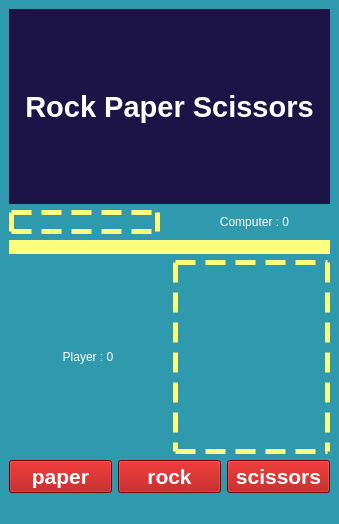
<?xml version="1.0" encoding="UTF-8"?>
<ui version="4.0">
 <class>MainWindow</class>
 <widget class="QMainWindow" name="MainWindow">
  <property name="geometry">
   <rect>
    <x>0</x>
    <y>0</y>
    <width>339</width>
    <height>524</height>
   </rect>
  </property>
  <property name="windowTitle">
   <string>MainWindow</string>
  </property>
  <property name="styleSheet">
   <string notr="true">background-color: rgb(47, 153, 174);</string>
  </property>
  <widget class="QWidget" name="centralwidget">
   <layout class="QGridLayout" name="gridLayout">
    <item row="3" column="0">
     <layout class="QHBoxLayout" name="layout_password_2">
      <item>
       <widget class="QLabel" name="lbl_player_score">
        <property name="sizePolicy">
         <sizepolicy hsizetype="Preferred" vsizetype="Fixed">
          <horstretch>0</horstretch>
          <verstretch>0</verstretch>
         </sizepolicy>
        </property>
        <property name="styleSheet">
         <string notr="true">font: 900 11pt &quot;Arial Black&quot;;
color: rgb(255, 255, 255);</string>
        </property>
        <property name="text">
         <string>Player : 0</string>
        </property>
        <property name="alignment">
         <set>Qt::AlignCenter</set>
        </property>
       </widget>
      </item>
      <item>
       <widget class="QLabel" name="lbl_user">
        <property name="styleSheet">
         <string notr="true">border-color: rgb(255, 255, 127);
border-style: dashed;
border-width: 5px;</string>
        </property>
        <property name="text">
         <string/>
        </property>
        <property name="alignment">
         <set>Qt::AlignCenter</set>
        </property>
       </widget>
      </item>
     </layout>
    </item>
    <item row="4" column="0">
     <layout class="QHBoxLayout" name="layout_password_3">
      <item>
       <widget class="QPushButton" name="btn_scissors">
        <property name="sizePolicy">
         <sizepolicy hsizetype="MinimumExpanding" vsizetype="Fixed">
          <horstretch>0</horstretch>
          <verstretch>0</verstretch>
         </sizepolicy>
        </property>
        <property name="font">
         <font>
          <pointsize>16</pointsize>
          <bold>true</bold>
         </font>
        </property>
        <property name="styleSheet">
         <string notr="true">color: rgb(255, 255, 255);
background-color: rgb(170, 0, 0);</string>
        </property>
        <property name="text">
         <string>paper</string>
        </property>
        <property name="icon">
         <iconset>
          <normaloff>images/scissors.png</normaloff>images/scissors.png</iconset>
        </property>
        <property name="iconSize">
         <size>
          <width>60</width>
          <height>60</height>
         </size>
        </property>
       </widget>
      </item>
      <item>
       <widget class="QPushButton" name="btn_rock">
        <property name="sizePolicy">
         <sizepolicy hsizetype="MinimumExpanding" vsizetype="Fixed">
          <horstretch>0</horstretch>
          <verstretch>0</verstretch>
         </sizepolicy>
        </property>
        <property name="font">
         <font>
          <pointsize>16</pointsize>
          <bold>true</bold>
         </font>
        </property>
        <property name="styleSheet">
         <string notr="true">color: rgb(255, 255, 255);
background-color: rgb(170, 0, 0);</string>
        </property>
        <property name="text">
         <string>rock</string>
        </property>
        <property name="icon">
         <iconset>
          <normaloff>images/rock.png</normaloff>images/rock.png</iconset>
        </property>
        <property name="iconSize">
         <size>
          <width>60</width>
          <height>60</height>
         </size>
        </property>
       </widget>
      </item>
      <item>
       <widget class="QPushButton" name="btn_paper">
        <property name="sizePolicy">
         <sizepolicy hsizetype="MinimumExpanding" vsizetype="Fixed">
          <horstretch>0</horstretch>
          <verstretch>0</verstretch>
         </sizepolicy>
        </property>
        <property name="font">
         <font>
          <pointsize>16</pointsize>
          <bold>true</bold>
         </font>
        </property>
        <property name="styleSheet">
         <string notr="true">color: rgb(255, 255, 255);
background-color: rgb(170, 0, 0);</string>
        </property>
        <property name="text">
         <string>scissors</string>
        </property>
        <property name="icon">
         <iconset>
          <normaloff>images/paper.png</normaloff>images/paper.png</iconset>
        </property>
        <property name="iconSize">
         <size>
          <width>60</width>
          <height>60</height>
         </size>
        </property>
       </widget>
      </item>
     </layout>
    </item>
    <item row="2" column="0">
     <widget class="QLabel" name="lbl_win">
      <property name="sizePolicy">
       <sizepolicy hsizetype="Preferred" vsizetype="Fixed">
        <horstretch>0</horstretch>
        <verstretch>0</verstretch>
       </sizepolicy>
      </property>
      <property name="styleSheet">
       <string notr="true">background-color: rgb(255, 255, 127);
font: 700 12pt &quot;Segoe UI&quot;;
color: rgb(255, 0, 0);</string>
      </property>
      <property name="text">
       <string/>
      </property>
      <property name="alignment">
       <set>Qt::AlignCenter</set>
      </property>
     </widget>
    </item>
    <item row="0" column="0">
     <widget class="QLabel" name="label">
      <property name="font">
       <font>
        <pointsize>22</pointsize>
        <bold>true</bold>
       </font>
      </property>
      <property name="styleSheet">
       <string notr="true">background-color: rgb(28, 20, 70);
color: rgb(255, 255, 255);</string>
      </property>
      <property name="text">
       <string>Rock Paper Scissors</string>
      </property>
      <property name="alignment">
       <set>Qt::AlignCenter</set>
      </property>
     </widget>
    </item>
    <item row="1" column="0">
     <layout class="QHBoxLayout" name="layout_password">
      <property name="spacing">
       <number>19</number>
      </property>
      <item>
       <widget class="QLabel" name="lbl_cmptr">
        <property name="styleSheet">
         <string notr="true">border-color: rgb(255, 255, 127);
border-style: dashed;
border-width: 5px;</string>
        </property>
        <property name="text">
         <string/>
        </property>
        <property name="alignment">
         <set>Qt::AlignCenter</set>
        </property>
       </widget>
      </item>
      <item>
       <widget class="QLabel" name="lbl_computer_score">
        <property name="sizePolicy">
         <sizepolicy hsizetype="Preferred" vsizetype="Fixed">
          <horstretch>0</horstretch>
          <verstretch>0</verstretch>
         </sizepolicy>
        </property>
        <property name="styleSheet">
         <string notr="true">font: 900 11pt &quot;Arial Black&quot;;
color: rgb(255, 255, 255);</string>
        </property>
        <property name="text">
         <string>Computer : 0</string>
        </property>
        <property name="alignment">
         <set>Qt::AlignCenter</set>
        </property>
       </widget>
      </item>
     </layout>
    </item>
   </layout>
  </widget>
  <widget class="QMenuBar" name="menubar">
   <property name="geometry">
    <rect>
     <x>0</x>
     <y>0</y>
     <width>339</width>
     <height>25</height>
    </rect>
   </property>
  </widget>
  <widget class="QStatusBar" name="statusbar"/>
 </widget>
 <resources/>
 <connections/>
</ui>
